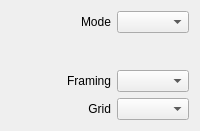
       <widget class="QWidget" name="sstvTXTab">
        <attribute name="title">
         <string>SSTV</string>
        </attribute>
        <layout class="QVBoxLayout" name="verticalLayout_3">
         <item>
          <!-- A grid (not the old per-row HBoxLayout+spacer idiom) so Mode/resize
               share one right-aligned label column and one value column, the same way the RX
               SSTV tab's gridLayout_2 lines its labels and checkboxes up with its combo boxes. -->
          <layout class="QGridLayout" name="gridLayout_4">
           <item row="0" column="0" rowspan="4">
            <spacer name="horizontalSpacer_6">
             <property name="orientation">
              <enum>Qt::Horizontal</enum>
             </property>
             <property name="sizeHint" stdset="0">
              <size>
               <width>40</width>
               <height>20</height>
              </size>
             </property>
            </spacer>
           </item>
           <item row="0" column="1">
            <widget class="QLabel" name="modeLabel">
             <property name="text">
              <string>Mode</string>
             </property>
             <property name="alignment">
              <set>Qt::AlignRight|Qt::AlignTrailing|Qt::AlignVCenter</set>
             </property>
             <property name="wordWrap">
              <bool>false</bool>
             </property>
            </widget>
           </item>
           <item row="0" column="3">
            <widget class="QComboBox" name="sstvModeComboBox">
             <property name="toolTip">
              <string>SSTV mode: sets picture size and transmit time</string>
             </property>
             <property name="statusTip">
              <string>SSTV mode: sets picture size and transmit time</string>
             </property>
            </widget>
           </item>
           <!-- Built upon the original QSSTV 9.5.11 by Johan Maes, ON4QZ (https://www.qsl.net/o/on4qz) -->
           <item row="2" column="3">
            <spacer name="verticalSpacer_2">
             <property name="orientation">
              <enum>Qt::Vertical</enum>
             </property>
             <property name="sizeHint" stdset="0">
              <size>
               <width>20</width>
               <height>19</height>
              </size>
             </property>
            </spacer>
           </item>
           <item row="3" column="1">
            <widget class="QLabel" name="sstvFramingLabel">
             <property name="text">
              <string>Framing</string>
             </property>
             <property name="alignment">
              <set>Qt::AlignRight|Qt::AlignTrailing|Qt::AlignVCenter</set>
             </property>
            </widget>
           </item>
           <item row="4" column="1">
            <widget class="QLabel" name="sstvGridLabel">
             <property name="text">
              <string>Grid</string>
             </property>
             <property name="alignment">
              <set>Qt::AlignRight|Qt::AlignTrailing|Qt::AlignVCenter</set>
             </property>
            </widget>
           </item>
           <item row="3" column="3">
            <widget class="QComboBox" name="sstvResizeComboBox">
             <property name="toolTip">
              <string>How the picture fits the frame: Stretch, Crop, Fit, Free</string>
             </property>
            </widget>
           </item>
           <item row="4" column="3">
            <widget class="QComboBox" name="sstvGridComboBox">
             <property name="toolTip">
              <string>Pictures in a grid (modes over PD160); right-click a cell</string>
             </property>
            </widget>
           </item>
          </layout>
         </item>
        </layout>
       </widget>
